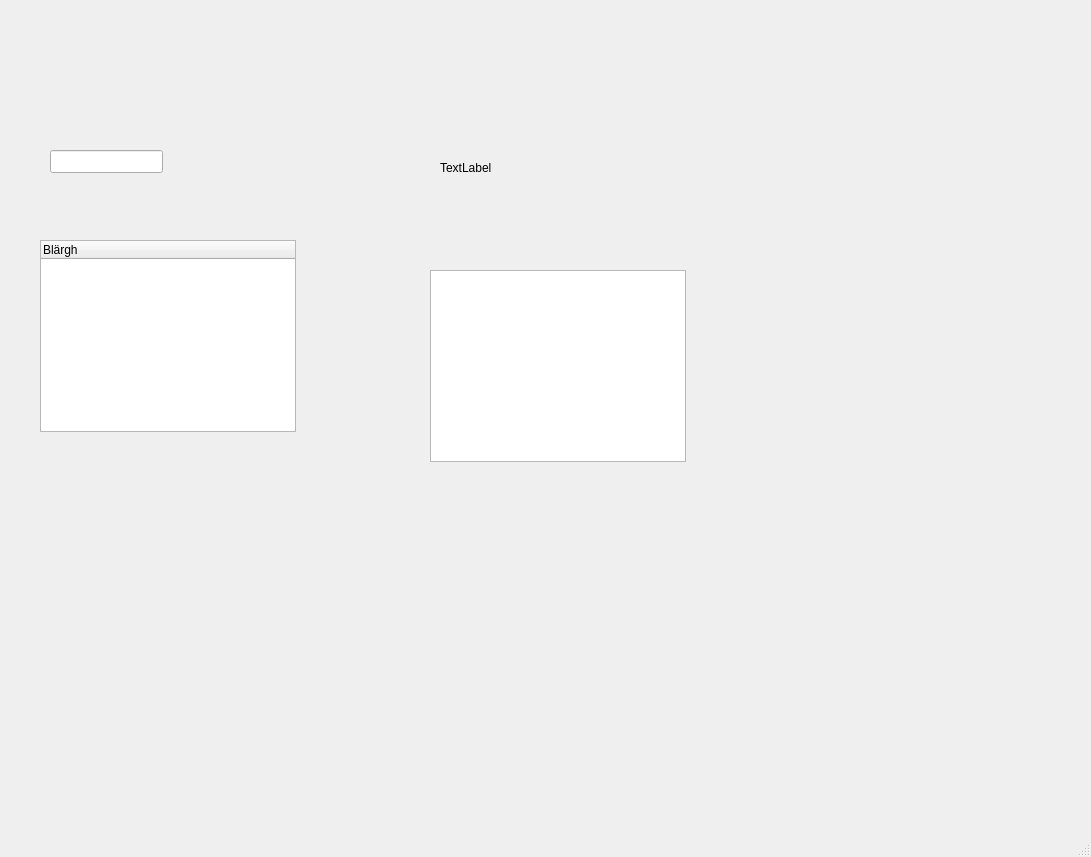
<?xml version="1.0" encoding="UTF-8"?>
<ui version="4.0">
 <class>MainWindow</class>
 <widget class="QMainWindow" name="MainWindow">
  <property name="geometry">
   <rect>
    <x>0</x>
    <y>0</y>
    <width>1091</width>
    <height>857</height>
   </rect>
  </property>
  <property name="windowTitle">
   <string>MainWindow</string>
  </property>
  <widget class="QWidget" name="centralwidget">
   <widget class="QLineEdit" name="lineEdit">
    <property name="geometry">
     <rect>
      <x>50</x>
      <y>150</y>
      <width>113</width>
      <height>23</height>
     </rect>
    </property>
   </widget>
   <widget class="QLabel" name="label">
    <property name="geometry">
     <rect>
      <x>440</x>
      <y>160</y>
      <width>55</width>
      <height>16</height>
     </rect>
    </property>
    <property name="text">
     <string>TextLabel</string>
    </property>
   </widget>
   <widget class="QTextBrowser" name="textBrowser">
    <property name="geometry">
     <rect>
      <x>430</x>
      <y>270</y>
      <width>256</width>
      <height>192</height>
     </rect>
    </property>
   </widget>
  </widget>
  
  <widget class="QTreeWidget" name="treeWidget">
   <property name="geometry">
    <rect>
     <x>40</x>
     <y>240</y>
     <width>256</width>
     <height>192</height>
    </rect>
   </property>
   <column>
    <property name="text">
     <string notr="true">Blärgh</string>
    </property>
   </column>
  </widget>

  <widget class="QMenuBar" name="menubar">
   <property name="geometry">
    <rect>
     <x>0</x>
     <y>0</y>
     <width>1091</width>
     <height>21</height>
    </rect>
   </property>
  </widget>
  <widget class="QStatusBar" name="statusbar"/>
  <action name="actionbackend">
   <property name="text">
    <string>backend</string>
   </property>
  </action>
 </widget>
 <resources/>
 <connections>
  <connection>
   <sender>lineEdit</sender>
   <signal>returnPressed()</signal>
   <receiver>textBrowser</receiver>
   <slot>reload()</slot>
   <hints>
    <hint type="sourcelabel">
     <x>106</x>
     <y>182</y>
    </hint>
    <hint type="destinationlabel">
     <x>557</x>
     <y>386</y>
    </hint>
   </hints>
  </connection>
 </connections>
</ui>
